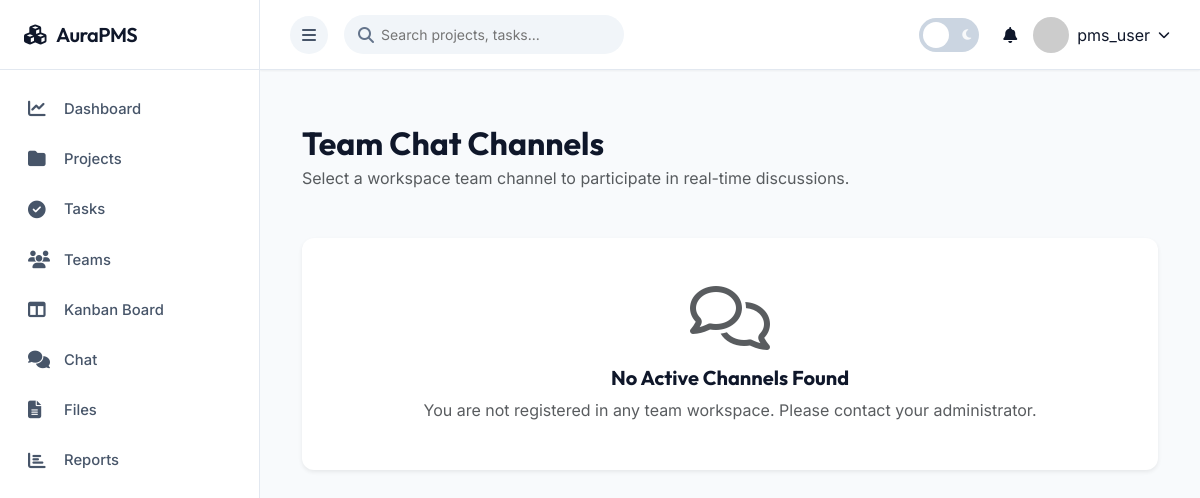
/chat/ (signed in), run on an earlier commit of the app's database.
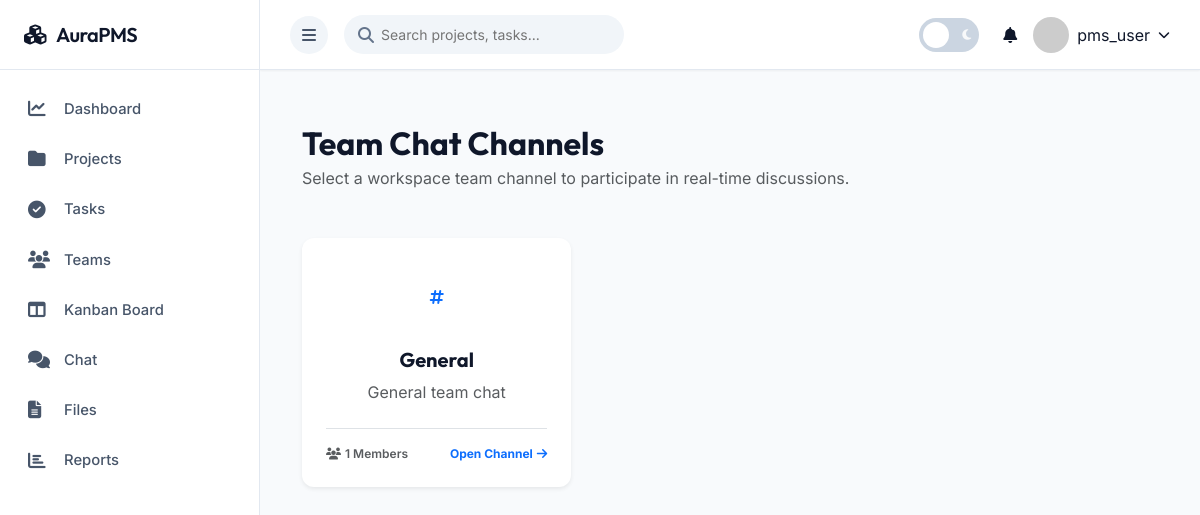
And on a later commit of the database.
### apps/teams/models.py (models this page shows, shortened)
class Team(models.Model):
    name = models.CharField(max_length=100)
    description = models.TextField(blank=True)
    team_lead = models.ForeignKey(User, on_delete=models.CASCADE, related_name='led_teams')
    members = models.ManyToManyField(User, related_name='teams', blank=True)
    created_at = models.DateTimeField(auto_now_add=True)
    updated_at = models.DateTimeField(auto_now=True)
    class Meta:
        ordering = ['name']

### apps/chat/views.py (the view)
# urls.py: path('', views.chat_index, name='chat_index'),  # Team selection
@login_required
def chat_index(request):
    teams = Team.objects.filter(members=request.user)
    return render(request, 'chat/chat_index.html', {'teams': teams})

### apps/accounts/context_processors.py (called while the page is built)
def user_teams(request):
    if request.user.is_authenticated:
        teams = Team.objects.filter(members=request.user)
        return {'user_teams': teams}
    return {'user_teams': []}

### templates/chat/chat_index.html (shortened to what this page needs)
{% extends 'base.html' %}
{% load static %}
{% block content %}
<div class="container-fluid py-4">
    <div class="mb-4">
        <h2 class="fw-bold mb-1" style="font-family: 'Outfit', sans-serif;">Team Chat Channels</h2>
        <p class="text-muted font-14 mb-0">Select a workspace team channel to participate in real-time discussions.</p>
    </div>
    <div class="row g-4 mt-2">
        {% for team in teams %}
            <div class="col-lg-4 col-md-6 col-sm-12">
                <a href="{% url 'chat_room' team_id=team.id %}" class="text-decoration-none h-100 d-block">
                    <div class="card h-100 border-0 shadow-sm card-premium" style="transition: transform 0.2s ease, box-shadow 0.2s ease;">
                        <div class="card-body p-4 text-center d-flex flex-column align-items-center">
                            <div class="rounded-circle bg-primary-light d-flex align-items-center justify-content-center text-primary mb-3" style="width: 70px; height: 70px;">
                                <i class="fas fa-hashtag font-30"></i>
                            </div>
                            <h5 class="fw-bold text-dark-mode-light mb-2" style="font-family: 'Outfit', sans-serif;">{{ team.name }}</h5>
                            <p class="text-muted font-13 mb-4 text-truncate-2" style="max-height: 40px; overflow: hidden;">
                                {{ team.description|default:"Collaborative discussion channel for team members." }}
                            </p>
                            <div class="mt-auto w-100 pt-3 border-top border-color d-flex justify-content-between align-items-center">
                                <span class="font-12 text-muted fw-semibold">
                                    <i class="fas fa-users me-1"></i>{{ team.members.count }} Members
                                </span>
                                <span class="text-primary font-12 fw-bold d-inline-flex align-items-center gap-1">
                                    Open Channel <i class="fas fa-arrow-right font-10"></i>
                                </span>
                            </div>
                        </div>
                    </div>
                </a>
            </div>
        {% empty %}
            <div class="col-12">
                <div class="card border-0 shadow-sm p-5 text-center text-muted">
                    <i class="far fa-comments fa-4x mb-3 text-muted"></i>
                    <h5 class="fw-bold text-dark-mode-light">No Active Channels Found</h5>
                    <p class="font-13 mb-0">You are not registered in any team workspace. Please contact your administrator.</p>
                </div>
            </div>
        {% endfor %}
    </div>
</div>
{% endblock %}

What changed in the data, as far as the page shows it:
added Team: name "General", description "General team chat", members.count "1"
Also different on the page:
text no longer shown: "No Active Channels Found You are not registered in any team workspace. Please contact your administrator."
